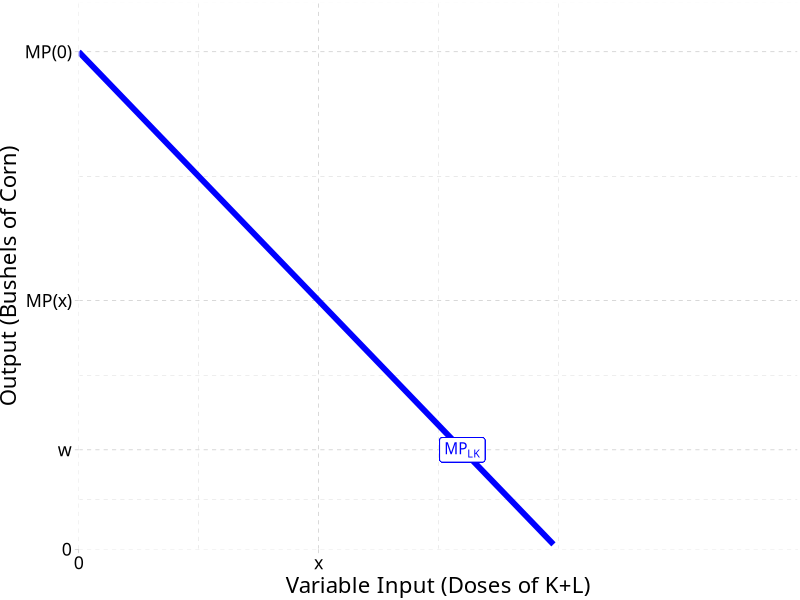
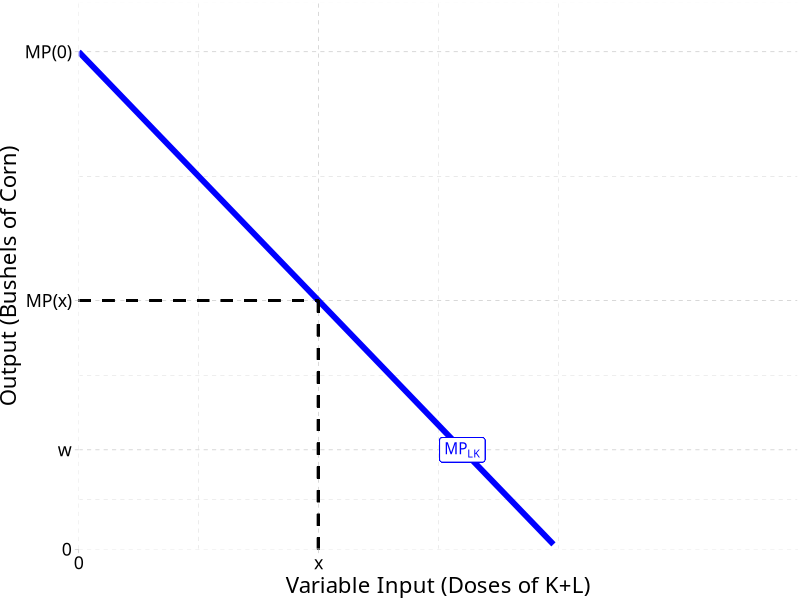
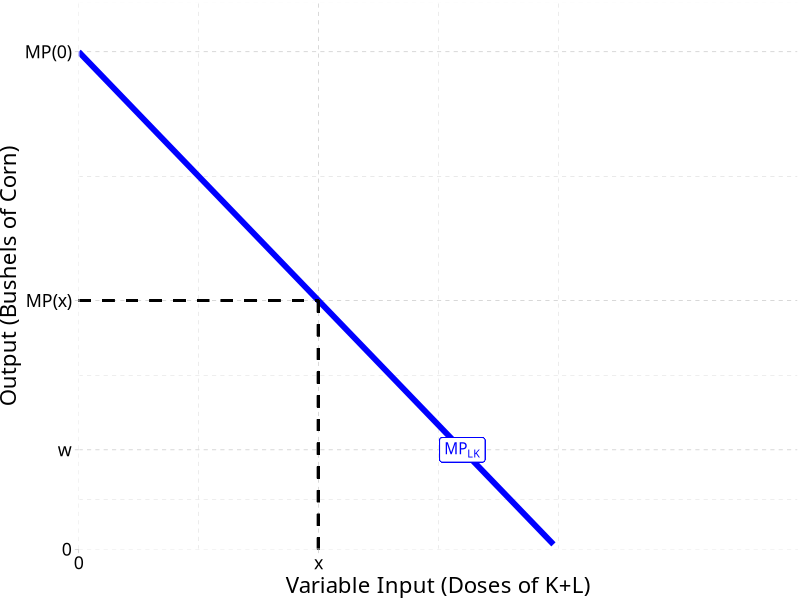
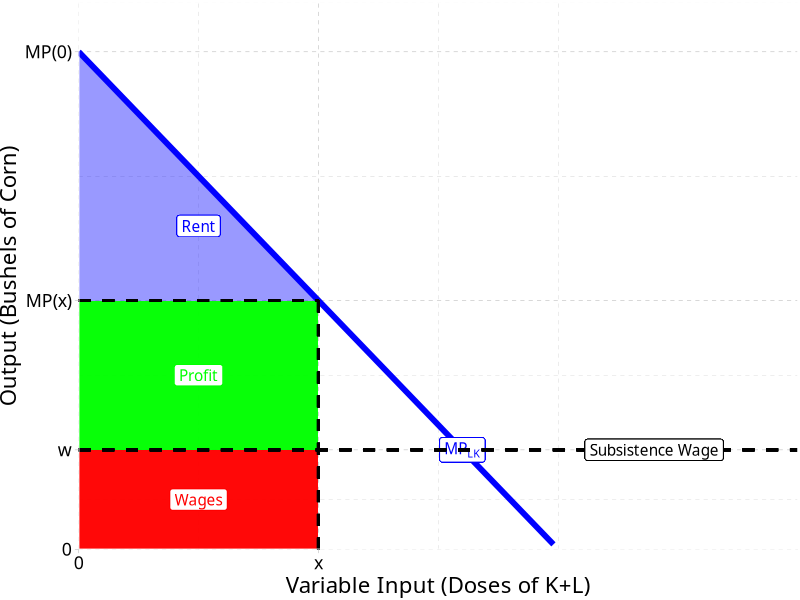
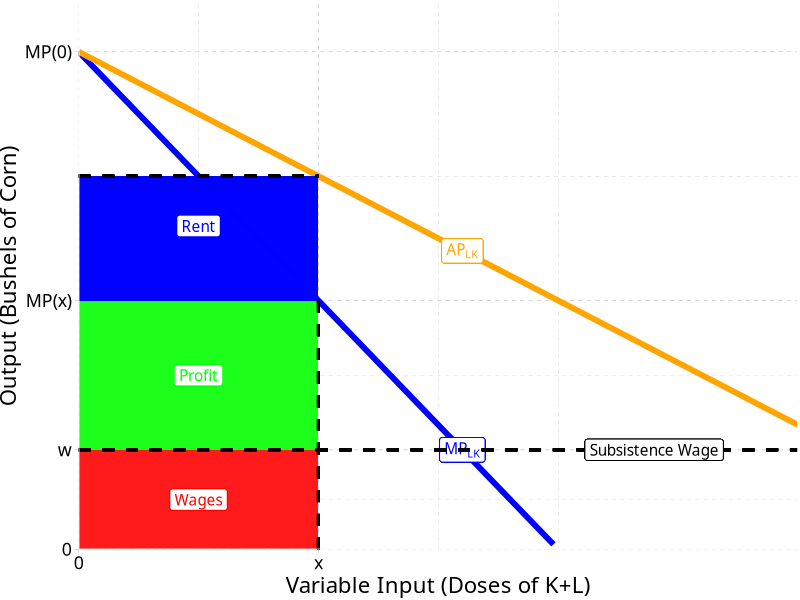
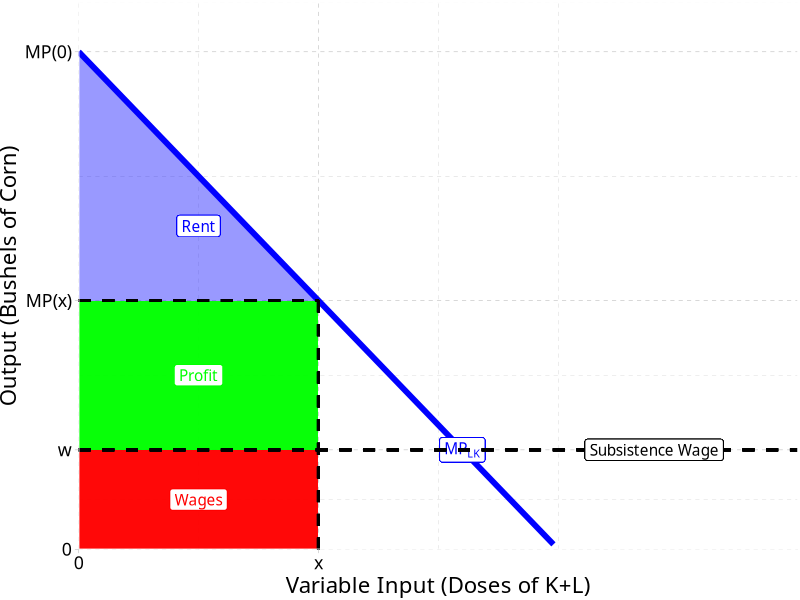
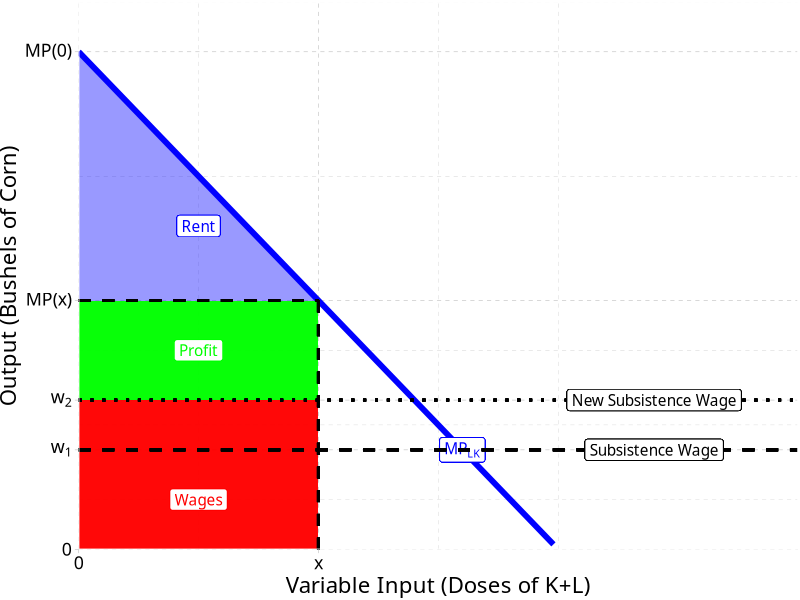
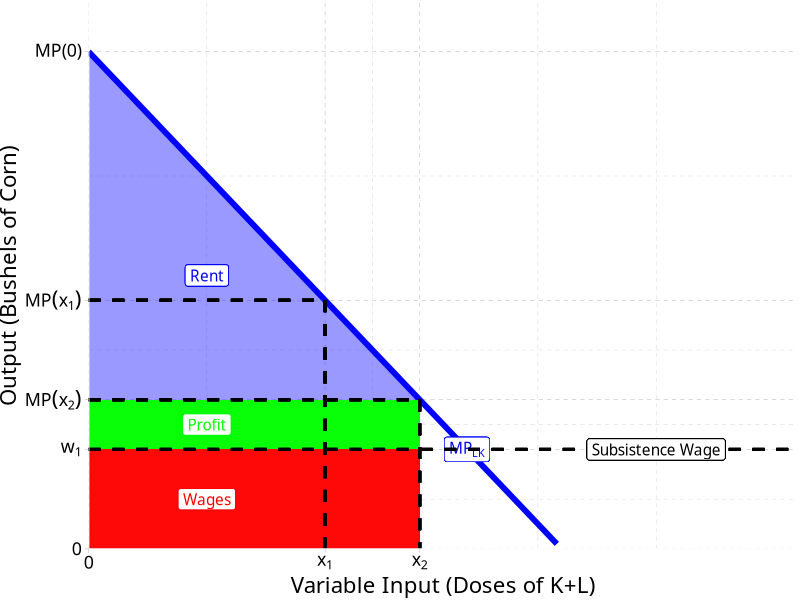

R code for these plots, in order:
## ---- chunk 1
options(htmltools.dir.version = FALSE)
knitr::opts_chunk$set(echo=F,
                      message=F,
                      warning=F)
library(tidyverse)
library(ggrepel)
library(ggthemes)
set.seed(256)
update_geom_defaults("label", list(family = "Fira Sans Condensed"))
## ---- chunk 2
mp=function(x){10-x}
ap=function(x){10-0.5*x}

base<-ggplot(data = tibble(x = 1:10))+
  aes(x=x)+
  stat_function(fun = mp, geom = "line", size = 2, color = "blue")+
  geom_label(x = 8, y = mp(8), color = "blue", label = expression(MP[LK]))+
  #stat_function(fun = ap, geom = "line", size = 2, color = "orange")+
  # geom_label(x = 8, y = ap(8), color = "orange", label = expression(AP[LK]))+
  scale_x_continuous(breaks = c(0,5),
                     labels = c(0, "x"),
                     limits = c(0,15),
                     expand = c(0,0))+
  scale_y_continuous(breaks = c(0,2,5,10),
                     labels = c(0,"w","MP(x)", "MP(0)"),
                     limits = c(0,11),
                     expand = c(0,0))+
  labs(x = "Variable Input (Doses of K+L)",
       y = "Output (Bushels of Corn)")+
  theme_pander(base_family = "Fira Sans Condensed", base_size =16)
base
## ---- chunk 3

base+
  geom_segment(x = 0, y = 5, xend = 5, yend = 5, size = 1, linetype = "dashed")+
  geom_segment(x = 5, y = 5, xend = 5, yend = 0, size = 1, linetype = "dashed")

## ---- chunk 4
base+
  geom_segment(x = 0, y = 5, xend = 5, yend = 5, size = 1, linetype = "dashed")+
  geom_segment(x = 5, y = 5, xend = 5, yend = 0, size = 1, linetype = "dashed")

## ---- chunk 5
rent_tri<-tribble(
  ~x, ~y,
  0, 5,
  0, 10,
  5, 5
)

base+
  geom_rect(xmin = 0, ymin = 0, xmax = 5, ymax = 2, fill = "red", alpha = 0.3)+
  geom_label(x = 2.5, y = 1, color = "red", label = "Wages")+
  geom_rect(xmin = 0, ymin = 2, xmax = 5, ymax = 5, fill = "green", alpha = 0.3)+
  geom_label(x = 2.5, y = 3.5, color = "green", label = "Profit")+
  geom_polygon(data = rent_tri, aes(x = x , y =y), fill = "blue", alpha = 0.4)+
  geom_label(x = 2.5, y = 6.5, color = "blue", label = "Rent")+
  
  geom_segment(x = 0, y = 5, xend = 5, yend = 5, size = 1, linetype = "dashed")+
  geom_segment(x = 5, y = 5, xend = 5, yend = 0, size = 1, linetype = "dashed")+
  
  # wage fund
  geom_segment(x = 0, y = 2, xend = 15, yend = 2, size = 1, linetype = "dashed")+
  geom_label(x = 12, y = 2, label = "Subsistence Wage")

## ---- chunk 6

base+
  stat_function(fun = ap, geom = "line", size = 2, color = "orange")+
  geom_label(x = 8, y = ap(8), color = "orange", label = expression(AP[LK]))+
  geom_rect(xmin = 0, ymin = 0, xmax = 5, ymax = 2, fill = "red", alpha = 0.2)+
  geom_label(x = 2.5, y = 1, color = "red", label = "Wages")+
  geom_rect(xmin = 0, ymin = 2, xmax = 5, ymax = 5, fill = "green", alpha = 0.2)+
  geom_label(x = 2.5, y = 3.5, color = "green", label = "Profit")+
  geom_rect(xmin = 0, ymin = 5, xmax = 5, ymax = ap(5), fill = "blue", alpha = 0.4)+
  geom_label(x = 2.5, y = 6.5, color = "blue", label = "Rent")+
  
  geom_segment(x = 0, y = ap(5), xend = 5, yend = ap(5), size = 1, linetype = "dashed")+
  geom_segment(x = 5, y = 5, xend = 5, yend = 0, size = 1, linetype = "dashed")+
  
  # wage fund
  geom_segment(x = 0, y = 2, xend = 15, yend = 2, size = 1, linetype = "dashed")+
  geom_label(x = 12, y = 2, label = "Subsistence Wage")
  scale_y_continuous(breaks = c(0,2,5, ap(5),10),
                     labels = c(0,"w", "MP(x)", "AP(x)", "MP(0)"),
                     limits = c(0,11),
                     expand = c(0,0))

## ---- chunk 7
rent_tri<-tribble(
  ~x, ~y,
  0, 5,
  0, 10,
  5, 5
)

base+
  geom_rect(xmin = 0, ymin = 0, xmax = 5, ymax = 2, fill = "red", alpha = 0.3)+
  geom_label(x = 2.5, y = 1, color = "red", label = "Wages")+
  geom_rect(xmin = 0, ymin = 2, xmax = 5, ymax = 5, fill = "green", alpha = 0.3)+
  geom_label(x = 2.5, y = 3.5, color = "green", label = "Profit")+
  geom_polygon(data = rent_tri, aes(x = x , y =y), fill = "blue", alpha = 0.4)+
  geom_label(x = 2.5, y = 6.5, color = "blue", label = "Rent")+
  
  geom_segment(x = 0, y = 5, xend = 5, yend = 5, size = 1, linetype = "dashed")+
  geom_segment(x = 5, y = 5, xend = 5, yend = 0, size = 1, linetype = "dashed")+
  
  # wage fund
  geom_segment(x = 0, y = 2, xend = 15, yend = 2, size = 1, linetype = "dashed")+
  geom_label(x = 12, y = 2, label = "Subsistence Wage")

## ---- chunk 8
base+
  geom_rect(xmin = 0, ymin = 0, xmax = 5, ymax = 3, fill = "red", alpha = 0.3)+
  geom_label(x = 2.5, y = 1, color = "red", label = "Wages")+
  geom_rect(xmin = 0, ymin = 3, xmax = 5, ymax = 5, fill = "green", alpha = 0.3)+
  geom_label(x = 2.5, y = 4, color = "green", label = "Profit")+
  geom_polygon(data = rent_tri, aes(x = x , y =y), fill = "blue", alpha = 0.4)+
  geom_label(x = 2.5, y = 6.5, color = "blue", label = "Rent")+
  
  geom_segment(x = 0, y = 5, xend = 5, yend = 5, size = 1, linetype = "dashed")+
  geom_segment(x = 5, y = 5, xend = 5, yend = 0, size = 1, linetype = "dashed")+
  
  # wage fund
  geom_segment(x = 0, y = 2, xend = 15, yend = 2, size = 1, linetype = "dashed")+
  geom_label(x = 12, y = 2, label = "Subsistence Wage")+
  
  # wage fund 2
  geom_segment(x = 0, y = 3, xend = 15, yend = 3, size = 1, linetype = "dotted")+
  geom_label(x = 12, y = 3, label = "New Subsistence Wage")+
  
  scale_y_continuous(breaks = c(0,2,3,5,10),
                     labels = c(0,expression(w[1]), expression(w[2]), "MP(x)", "MP(0)"),
                     limits = c(0,11),
                     expand = c(0,0))

## ---- chunk 9
rent_2<-tribble(
  ~x, ~y,
  0, 10,
  0, 3,
  7,3
)

base+
  geom_rect(xmin = 0, ymin = 0, xmax = 7, ymax = 2, fill = "red", alpha = 0.3)+
  geom_label(x = 2.5, y = 1, color = "red", label = "Wages")+
  geom_rect(xmin = 0, ymin = 2, xmax = 7, ymax = 3, fill = "green", alpha = 0.3)+
  geom_label(x = 2.5, y = 2.5, color = "green", label = "Profit")+
  geom_polygon(data = rent_2, aes(x = x , y =y), fill = "blue", alpha = 0.4)+
  geom_label(x = 2.5, y = 5.5, color = "blue", label = "Rent")+
  
  geom_segment(x = 0, y = 5, xend = 5, yend = 5, size = 1, linetype = "dashed")+
  geom_segment(x = 5, y = 5, xend = 5, yend = 0, size = 1, linetype = "dashed")+
  
  # wage fund
  geom_segment(x = 0, y = 2, xend = 15, yend = 2, size = 1, linetype = "dashed")+
  geom_label(x = 12, y = 2, label = "Subsistence Wage")+
  
  # new output 
  geom_segment(x = 0, y = 3, xend = 7, yend = 3, size = 1, linetype = "dashed")+
  geom_segment(x = 7, y = 3, xend = 7, yend = 0, size = 1, linetype = "dashed")+
  
  scale_x_continuous(breaks = c(0,5, 7),
                     labels = c(0, expression(x[1]), expression(x[2])),
                     limits = c(0,15),
                     expand = c(0,0))+
  scale_y_continuous(breaks = c(0,2,3,5,10),
                     labels = c(0,expression(w[1]), expression(MP(x[2])), expression(MP(x[1])), "MP(0)"),
                     limits = c(0,11),
                     expand = c(0,0))

## ---- chunk 10
rent_3<-tribble(
  ~x, ~y,
  0, 10,
  0, 2,
  8,2
)

base+
  geom_rect(xmin = 0, ymin = 0, xmax = 8, ymax = 2, fill = "red", alpha = 0.3)+
  geom_label(x = 2.5, y = 1, color = "red", label = "Wages")+
  geom_polygon(data = rent_3, aes(x = x , y =y), fill = "blue", alpha = 0.4)+
  geom_label(x = 2.5, y = 5.5, color = "blue", label = "Rent")+
  
  geom_segment(x = 0, y = 5, xend = 5, yend = 5, size = 1, linetype = "dashed")+
  geom_segment(x = 5, y = 5, xend = 5, yend = 0, size = 1, linetype = "dashed")+
  
  # wage fund
  geom_segment(x = 0, y = 2, xend = 15, yend = 2, size = 1, linetype = "dashed")+
  geom_label(x = 12, y = 2, label = "Subsistence Wage")+
  
  # new output 
  geom_segment(x = 0, y = 3, xend = 7, yend = 3, size = 1, linetype = "dashed")+
  geom_segment(x = 7, y = 3, xend = 7, yend = 0, size = 1, linetype = "dashed")+
  
  # SS 
  geom_segment(x = 8, y = 2, xend = 8, yend = 0, size = 1, linetype = "dashed")+

  scale_x_continuous(breaks = c(0,5, 7, 8),
                     labels = c(0, expression(x[1]), expression(x[2]), expression(x[SS])),
                     limits = c(0,15),
                     expand = c(0,0))+
  scale_y_continuous(breaks = c(0,2,3,5,10),
                     labels = c(0,expression(MP(x[SS])), expression(MP(x[2])), expression(MP(x[1])), "MP(0)"),
                     limits = c(0,11),
                     expand = c(0,0))

## ---- chunk 11
rent_3<-tribble(
  ~x, ~y,
  0, 10,
  0, 2,
  8,2
)

base+
  geom_rect(xmin = 0, ymin = 0, xmax = 8, ymax = 2, fill = "red", alpha = 0.3)+
  geom_label(x = 2.5, y = 1, color = "red", label = "Wages")+
  geom_polygon(data = rent_3, aes(x = x , y =y), fill = "blue", alpha = 0.4)+
  geom_label(x = 2.5, y = 5.5, color = "blue", label = "Rent")+
  
  geom_segment(x = 0, y = 5, xend = 5, yend = 5, size = 1, linetype = "dashed")+
  geom_segment(x = 5, y = 5, xend = 5, yend = 0, size = 1, linetype = "dashed")+
  
  # wage fund
  geom_segment(x = 0, y = 2, xend = 15, yend = 2, size = 1, linetype = "dashed")+
  geom_label(x = 12, y = 2, label = "Subsistence Wage")+
  
  # new output 
  geom_segment(x = 0, y = 3, xend = 7, yend = 3, size = 1, linetype = "dashed")+
  geom_segment(x = 7, y = 3, xend = 7, yend = 0, size = 1, linetype = "dashed")+
  
  # SS 
  geom_segment(x = 8, y = 2, xend = 8, yend = 0, size = 1, linetype = "dashed")+

  scale_x_continuous(breaks = c(0,5, 7, 8),
                     labels = c(0, expression(x[1]), expression(x[2]), expression(x[SS])),
                     limits = c(0,15),
                     expand = c(0,0))+
  scale_y_continuous(breaks = c(0,2,3,5,10),
                     labels = c(0,expression(MP(x[SS])), expression(MP(x[2])), expression(MP(x[1])), "MP(0)"),
                     limits = c(0,11),
                     expand = c(0,0))

## ---- chunk 12
m_d = function(x){10-x}
ggplot(data = tibble(x = 1:10), aes(x =x))+
  stat_function(fun = m_d, geom = "line", color = "blue", size = 1)+
  geom_label(x = 2, y =m_d(2), label = "Money Demand", color = "blue")+
  geom_vline(xintercept = 5, size =2 , color ="red")+
  geom_label(x = 5, y =9.5, label = "Money Supply", color = "red")+
  
  geom_segment(x=0, y=5, xend=5, yend= 5, linetype="dotted")+
  geom_segment(x=0, y=3, xend=7, yend= 3, linetype="dotted")+
  geom_segment(x=7, y=3, xend=7, yend=0, linetype="dotted")+
  labs(x = "Quantity of Money",
       y = expression(paste("Purchasing Power of Money, ", PPM==frac(1,P))))+
  scale_x_continuous(breaks = NULL,
                     limits = c(0,11),
                     expand = c(0,0))+
  scale_y_continuous(breaks = c(3,5),
                     labels = c(expression(hat(PPM)),expression(PPM^{o})),
                     limits = c(0,11),
                     expand = c(0,0))+
  theme_classic(base_family = "Fira Sans Condensed", base_size =14)

